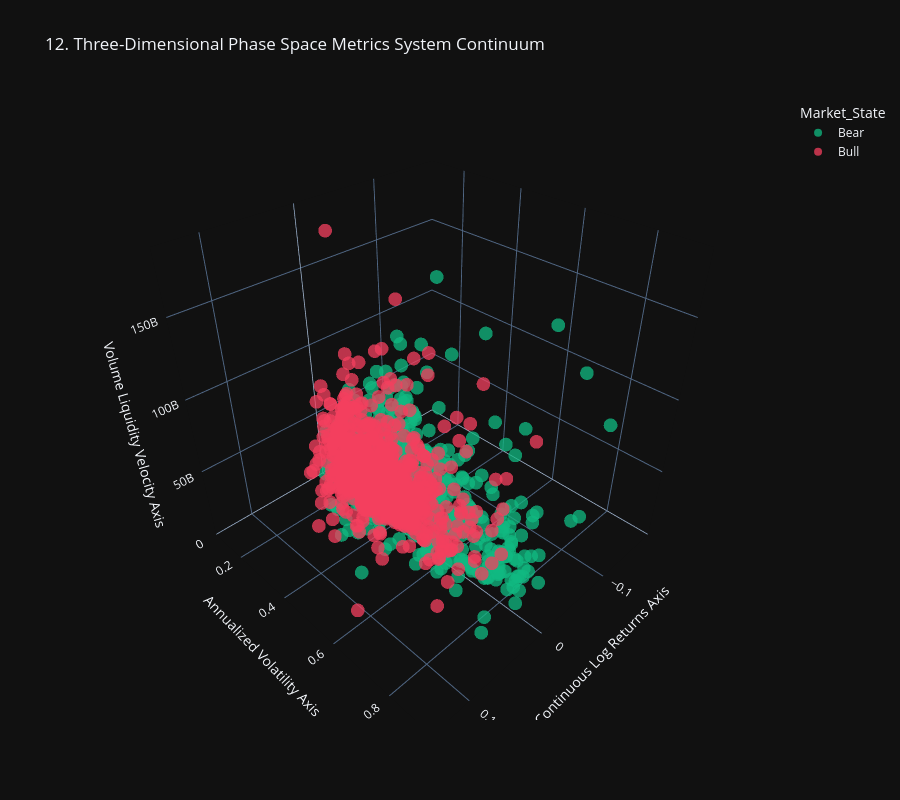

Source (notebook cell):
### Markdown cell above
### **🌌 Multi-Dimensional Phase Space**
#### **Multi-Dimensional Phase Space** is a mathematical and analytical framework used to represent the state of a system across multiple variables or dimensions. It helps visualize complex relationships, track system behavior over time, and identify patterns, trends, or dynamic changes in data for advanced analysis and modeling. 📈

### Code cell
fig_3d = px.scatter_3d(crypto_df, x='Log_Return', y='Rolling_Vol_21', z='Volume',
                       color='Market_State', color_discrete_sequence=['#10b981', '#f43f5e'],
                       opacity=0.75, size_max=10, template='plotly_dark',
                       title='12. Three-Dimensional Phase Space Metrics System Continuum')

fig_3d.update_layout(
    height=800,
    scene=dict(
        xaxis_title='Continuous Log Returns Axis',
        yaxis_title='Annualized Volatility Axis',
        zaxis_title='Volume Liquidity Velocity Axis'
    )
)
fig_3d.show()

### Figure 1 — Plotly figure (JSON) as saved in the notebook; plotly's stock layout.template omitted (floating-point values rounded to 4 significant figures; data arrays with more than 128 entries replaced by an {"elided": "..."} marker saying what was removed)
{"data": [{"hovertemplate": "Market_State=Bear<br>Log_Return=%{x}<br>Rolling_Vol_21=%{y}<br>Volume=%{z}<extra></extra>", "legendgroup": "Bear", "marker": {"color": "#10b981", "opacity": 0.75, "symbol": "circle"}, "mode": "markers", "name": "Bear", "scene": "scene", "showlegend": true, "type": "scatter3d", "x": {"elided": "804 float values"}, "y": {"elided": "804 float values"}, "z": {"elided": "804 int values"}}, {"hovertemplate": "Market_State=Bull<br>Log_Return=%{x}<br>Rolling_Vol_21=%{y}<br>Volume=%{z}<extra></extra>", "legendgroup": "Bull", "marker": {"color": "#f43f5e", "opacity": 0.75, "symbol": "circle"}, "mode": "markers", "name": "Bull", "scene": "scene", "showlegend": true, "type": "scatter3d", "x": {"elided": "822 float values"}, "y": {"elided": "822 float values"}, "z": {"elided": "822 int values"}}], "layout": {"height": 800, "legend": {"title": {"text": "Market_State"}, "tracegroupgap": 0}, "scene": {"domain": {"x": [0, 1], "y": [0, 1]}, "xaxis": {"title": {"text": "Continuous Log Returns Axis"}}, "yaxis": {"title": {"text": "Annualized Volatility Axis"}}, "zaxis": {"title": {"text": "Volume Liquidity Velocity Axis"}}}, "title": {"text": "12. Three-Dimensional Phase Space Metrics System Continuum"}}}
